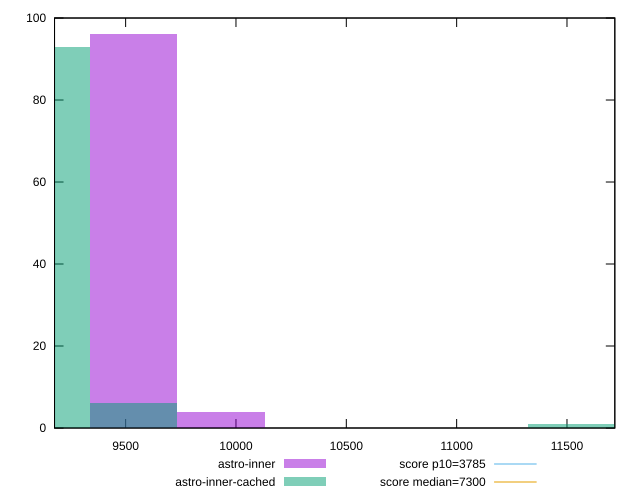

Reproduce this figure in gnuplot.
reset

$astroInner <<EOF
9536.07334764515 96
9933.409737130365 4
EOF

$astroInnerCached <<EOF
11522.755295071223 1
9138.736958159934 93
9536.07334764515 6
EOF

set key outside below
set boxwidth 397.33638948521457
set xrange [9177.81905:11716.766999999996]
set yrange [0:100]
set trange [0:100]
set style fill transparent solid 0.5 noborder

set parametric
set terminal svg size 640, 500 enhanced background rgb 'white'
set output "reports/report_00033_2021-03-01T14-23-16.841Z/interactive/comparison/histogram/2_vs_3.svg"

plot $astroInner title "astro-inner" with boxes, \
     $astroInnerCached title "astro-inner-cached" with boxes, \
     3785,t title "score p10=3785", \
     7300,t title "score median=7300"

reset
